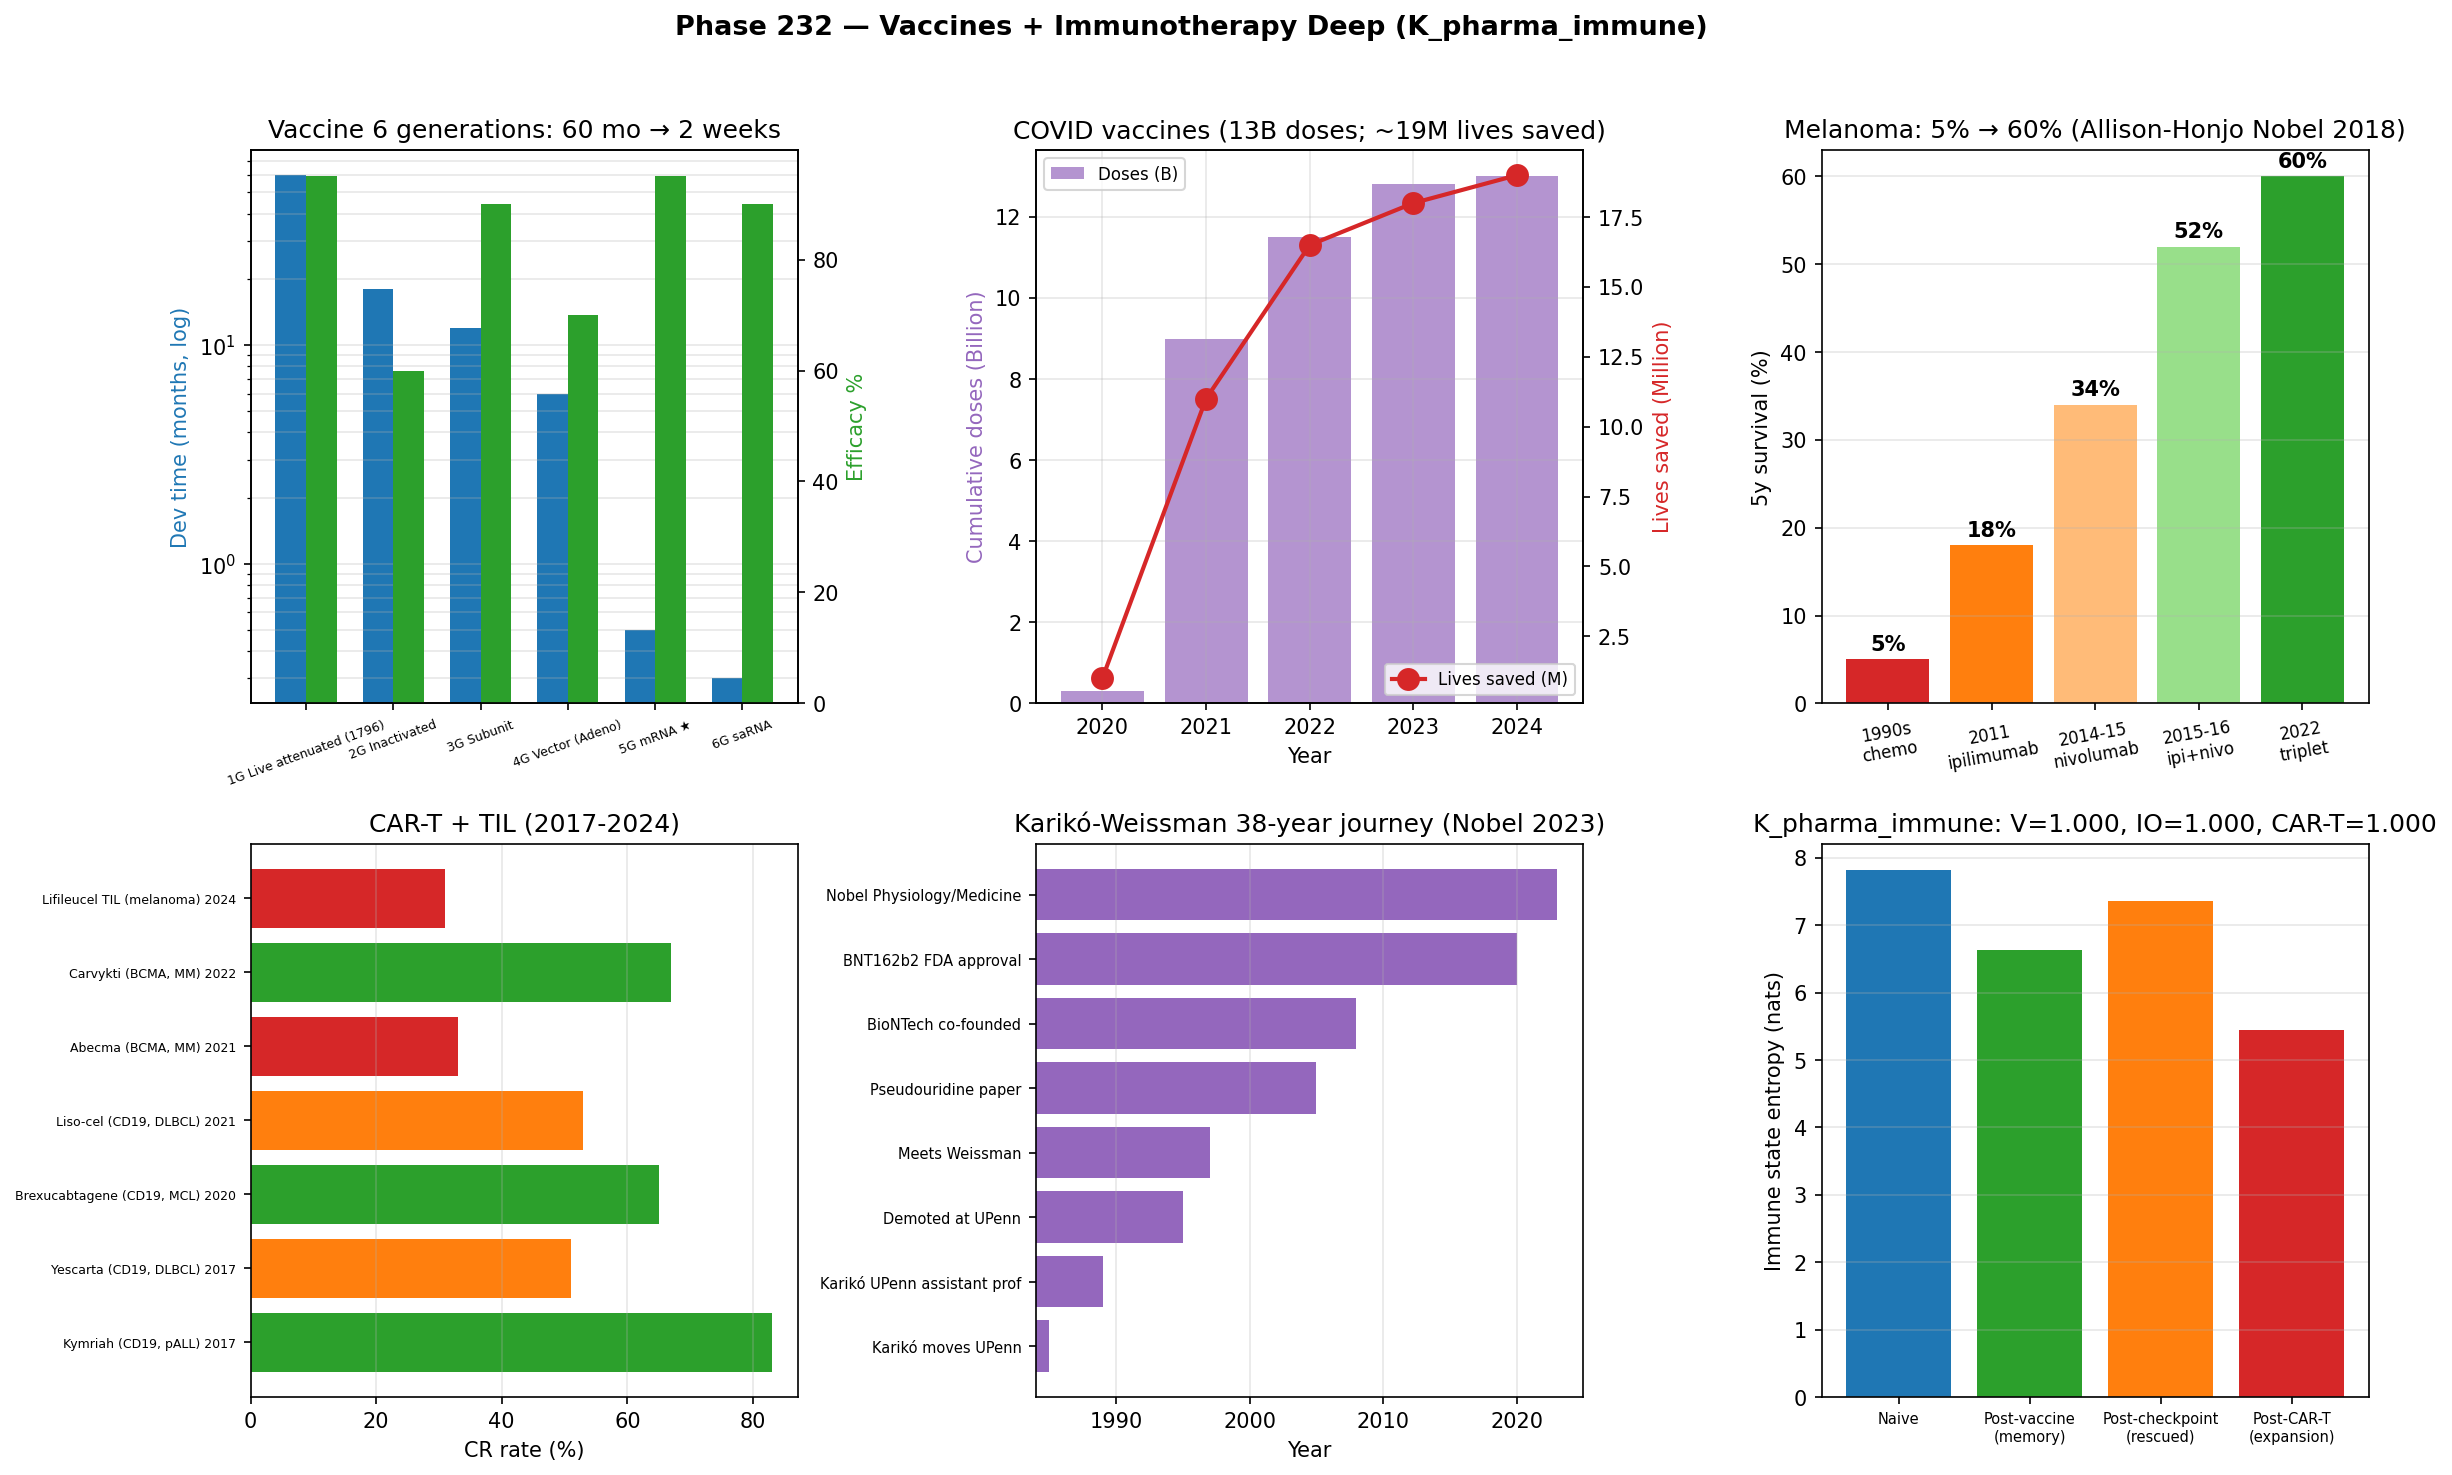

This chart was generated by the following Python code:
"""
Phase 232 — Vaccines + Immunotherapy deep (K_pharma_immune)

Simulations:
  1) Vaccine generations 1-6 (efficacy + dev time)
  2) COVID vaccine cumulative doses + lives saved
  3) Keytruda + Yervoy + Opdivo melanoma 5y survival
  4) CAR-T product CR rates
  5) TIL therapy: Lifileucel 2024 FDA
  6) Cancer vaccine spectrum
  7) ITU K_pharma_immune axiom check

Outputs:
  - vaccine_immunotherapy_deep.png
  - vaccine_immunotherapy_deep_summary.json
"""

from __future__ import annotations

import json
from pathlib import Path

import matplotlib
matplotlib.use("Agg")
import matplotlib.pyplot as plt
import numpy as np

OUT_PNG = Path(__file__).with_name("vaccine_immunotherapy_deep.png")
OUT_JSON = Path(__file__).with_name("vaccine_immunotherapy_deep_summary.json")

rng = np.random.default_rng(20260713)

# -------------------------------------------------------------
# 1) Vaccine generations
# -------------------------------------------------------------
vaccine_gens = {
    "1G Live attenuated (1796)": {"efficacy_pct": 95, "dev_months": 60, "year": 1796},
    "2G Inactivated":            {"efficacy_pct": 60, "dev_months": 18, "year": 1950},
    "3G Subunit":                {"efficacy_pct": 90, "dev_months": 12, "year": 1986},
    "4G Vector (Adeno)":         {"efficacy_pct": 70, "dev_months": 6,  "year": 2010},
    "5G mRNA ★":                  {"efficacy_pct": 95, "dev_months": 0.5,"year": 2020},
    "6G saRNA":                  {"efficacy_pct": 90, "dev_months": 0.3,"year": 2025},
}

# -------------------------------------------------------------
# 2) COVID vaccine doses (2020-2024)
# -------------------------------------------------------------
years_covid = np.array([2020, 2021, 2022, 2023, 2024])
doses_B = np.array([0.3, 9.0, 11.5, 12.8, 13.0])
lives_saved_M = np.array([1.0, 11.0, 16.5, 18.0, 19.0])

# -------------------------------------------------------------
# 3) Melanoma 5y survival evolution
# -------------------------------------------------------------
periods = ["1990s\nchemo", "2011\nipilimumab", "2014-15\nnivolumab",
           "2015-16\nipi+nivo", "2022\ntriplet"]
survival_5y = [5, 18, 34, 52, 60]

# -------------------------------------------------------------
# 4) CAR-T products + CR rates
# -------------------------------------------------------------
cart_products = {
    "Kymriah (CD19, pALL) 2017":    {"CR_pct": 83, "year": 2017},
    "Yescarta (CD19, DLBCL) 2017":  {"CR_pct": 51, "year": 2017},
    "Brexucabtagene (CD19, MCL) 2020":{"CR_pct": 65, "year": 2020},
    "Liso-cel (CD19, DLBCL) 2021":  {"CR_pct": 53, "year": 2021},
    "Abecma (BCMA, MM) 2021":       {"CR_pct": 33, "year": 2021},
    "Carvykti (BCMA, MM) 2022":     {"CR_pct": 67, "year": 2022},
    "Lifileucel TIL (melanoma) 2024": {"CR_pct": 31, "year": 2024},
}

# -------------------------------------------------------------
# 5) mRNA cancer vaccine pipeline
# -------------------------------------------------------------
cancer_vaccine_pipeline = {
    "Provenge (Sipuleucel)":  {"approved": True, "year": 2010, "cancer": "Prostate (1st gen)"},
    "T-VEC (Imlygic)":         {"approved": True, "year": 2015, "cancer": "Melanoma (oncolytic)"},
    "mRNA-4157 (Moderna)":     {"approved": False, "year": 2025, "cancer": "Melanoma (Phase III)"},
    "BNT122 (BioNTech)":       {"approved": False, "year": 2025, "cancer": "Melanoma + colorectal"},
    "INO-4800 (Inovio)":       {"approved": False, "year": 2026, "cancer": "Various (DNA)"},
}

# -------------------------------------------------------------
# 6) Karikó-Weissman timeline
# -------------------------------------------------------------
kariko_timeline = {
    "Karikó moves UPenn":  1985,
    "Karikó UPenn assistant prof": 1989,
    "Demoted at UPenn":    1995,
    "Meets Weissman":      1997,
    "Pseudouridine paper": 2005,
    "BioNTech co-founded": 2008,
    "BNT162b2 FDA approval": 2020,
    "Nobel Physiology/Medicine": 2023,
}

# -------------------------------------------------------------
# 7) ITU K_pharma_immune axiom
# -------------------------------------------------------------
N_states = 2500
# Naive immune (broad uniform-like)
log_fit_naive = 0.1 * rng.standard_normal(N_states)
p_naive = np.exp(log_fit_naive); p_naive /= p_naive.sum()
S_naive = float(-np.sum(p_naive * np.log(p_naive)))

# Post-vaccine memory: peaked at antigen-specific
log_fit_vaccine = log_fit_naive.copy()
log_fit_vaccine[1000:1100] += 3.5  # B/T cell memory clone
p_vaccine = np.exp(log_fit_vaccine); p_vaccine /= p_vaccine.sum()
S_vaccine = float(-np.sum(p_vaccine * np.log(p_vaccine)))

# Post-checkpoint inhibitor: T cell exhausted -> rescued
log_fit_io = log_fit_naive.copy()
log_fit_io[1800:2200] += 2.0  # rescued T cells active
p_io = np.exp(log_fit_io); p_io /= p_io.sum()
S_io = float(-np.sum(p_io * np.log(p_io)))

# Post-CAR-T: 1000 fold expansion of CAR+ T cells
log_fit_cart = log_fit_naive.copy()
log_fit_cart[200:300] += 5.0  # CAR-T massive expansion
p_cart = np.exp(log_fit_cart); p_cart /= p_cart.sum()
S_cart = float(-np.sum(p_cart * np.log(p_cart)))

def itu_lin(p_old, p_new):
    log_p = np.log(np.clip(p_old, 1e-30, None))
    dp = p_new - p_old
    dS = -np.sum(dp * (1.0 + log_p))
    dK = -np.sum(dp * log_p)
    return float(dS / dK) if abs(dK) > 1e-15 else float("nan")

ratio_naive_vacc = itu_lin(p_naive, p_vaccine)
ratio_naive_io = itu_lin(p_naive, p_io)
ratio_naive_cart = itu_lin(p_naive, p_cart)

# -------------------------------------------------------------
# Plot
# -------------------------------------------------------------
fig, axes = plt.subplots(2, 3, figsize=(16, 10))
fig.suptitle(
    "Phase 232 — Vaccines + Immunotherapy Deep (K_pharma_immune)",
    fontsize=13, fontweight="bold",
)

# Panel 1: Vaccine generations
ax = axes[0, 0]
gen_names = list(vaccine_gens.keys())
months = [vaccine_gens[g]["dev_months"] for g in gen_names]
effs = [vaccine_gens[g]["efficacy_pct"] for g in gen_names]
x = np.arange(len(gen_names))
width = 0.35
ax.bar(x - width/2, months, width, color="#1f77b4", label="Dev time (months)")
ax2 = ax.twinx()
ax2.bar(x + width/2, effs, width, color="#2ca02c", label="Efficacy %")
ax.set_xticks(x); ax.set_xticklabels(gen_names, rotation=20, fontsize=6)
ax.set_yscale("log")
ax.set_ylabel("Dev time (months, log)", color="#1f77b4")
ax2.set_ylabel("Efficacy %", color="#2ca02c")
ax.set_title("Vaccine 6 generations: 60 mo → 2 weeks")
ax.grid(True, alpha=0.3, axis="y", which="both")

# Panel 2: COVID vaccine doses + lives saved
ax = axes[0, 1]
ax.bar(years_covid, doses_B, color="#9467bd", alpha=0.7, label="Doses (B)")
ax2 = ax.twinx()
ax2.plot(years_covid, lives_saved_M, "o-", color="#d62728", lw=2,
         markersize=10, label="Lives saved (M)")
ax.set_xlabel("Year")
ax.set_ylabel("Cumulative doses (Billion)", color="#9467bd")
ax2.set_ylabel("Lives saved (Million)", color="#d62728")
ax.set_title(f"COVID vaccines (13B doses; ~19M lives saved)")
ax.legend(loc="upper left", fontsize=8)
ax2.legend(loc="lower right", fontsize=8)
ax.grid(True, alpha=0.3)

# Panel 3: Melanoma 5y survival
ax = axes[0, 2]
colors_m = ["#d62728", "#ff7f0e", "#ffbb78", "#98df8a", "#2ca02c"]
ax.bar(periods, survival_5y, color=colors_m)
ax.set_ylabel("5y survival (%)")
ax.set_title("Melanoma: 5% → 60% (Allison-Honjo Nobel 2018)")
ax.tick_params(axis="x", rotation=10, labelsize=8)
ax.grid(True, alpha=0.3, axis="y")
for i, v in enumerate(survival_5y):
    ax.text(i, v + 1, f"{v}%", ha="center", fontsize=10, fontweight="bold")

# Panel 4: CAR-T + TIL CR
ax = axes[1, 0]
cart_names = list(cart_products.keys())
crs = [cart_products[k]["CR_pct"] for k in cart_names]
colors_c = ["#2ca02c" if c > 60 else "#ff7f0e" if c > 40 else "#d62728" for c in crs]
ax.barh(range(len(cart_names)), crs, color=colors_c)
ax.set_yticks(range(len(cart_names))); ax.set_yticklabels(cart_names, fontsize=6)
ax.set_xlabel("CR rate (%)")
ax.set_title("CAR-T + TIL (2017-2024)")
ax.grid(True, alpha=0.3, axis="x")

# Panel 5: Karikó-Weissman timeline
ax = axes[1, 1]
k_events = list(kariko_timeline.keys())
k_years = list(kariko_timeline.values())
ax.barh(range(len(k_events)), k_years, color="#9467bd")
ax.set_yticks(range(len(k_events))); ax.set_yticklabels(k_events, fontsize=7)
ax.set_xlim(1984, 2025)
ax.set_xlabel("Year")
ax.set_title("Karikó-Weissman 38-year journey (Nobel 2023)")
ax.grid(True, alpha=0.3, axis="x")

# Panel 6: ITU K_pharma_immune
ax = axes[1, 2]
ax.bar(["Naive", "Post-vaccine\n(memory)", "Post-checkpoint\n(rescued)", "Post-CAR-T\n(expansion)"],
       [S_naive, S_vaccine, S_io, S_cart],
       color=["#1f77b4", "#2ca02c", "#ff7f0e", "#d62728"])
ax.set_ylabel("Immune state entropy (nats)")
ax.set_title(f"K_pharma_immune: V={ratio_naive_vacc:.3f}, IO={ratio_naive_io:.3f}, CAR-T={ratio_naive_cart:.3f}")
ax.tick_params(axis="x", labelsize=7)
ax.grid(True, alpha=0.3, axis="y")

plt.tight_layout(rect=[0, 0, 1, 0.96])
plt.savefig(OUT_PNG, dpi=150, bbox_inches="tight")
plt.close(fig)

summary = {
    "phase": 232,
    "tier1_paper": 32,
    "topic": "Vaccines + Immunotherapy deep (K_pharma_immune)",
    "vaccine_generations": vaccine_gens,
    "COVID_vaccine_2020_2024": {
        "doses_B_per_year": dict(zip(years_covid.tolist(), doses_B.tolist())),
        "lives_saved_M_per_year": dict(zip(years_covid.tolist(), lives_saved_M.tolist())),
        "total_doses_B": 13.0,
        "Watson_2022_Lancet_lives_saved_M_range": "14.4-19.8",
    },
    "Kariko_Weissman_journey": kariko_timeline,
    "Kariko_Weissman_Nobel_2023": "Physiology/Medicine - pseudouridine mRNA",
    "Allison_Honjo_Nobel_2018": "Physiology/Medicine - checkpoint inhibitors",
    "melanoma_5y_survival_evolution": dict(zip(periods, survival_5y)),
    "CART_TIL_products": cart_products,
    "Lifileucel_2024_first_TIL": "FDA approval Feb 2024",
    "cancer_vaccine_pipeline": cancer_vaccine_pipeline,
    "ITU_K_pharma_immune": {
        "N_states": int(N_states),
        "S_naive_nats": S_naive,
        "S_vaccine_nats": S_vaccine,
        "S_checkpoint_nats": S_io,
        "S_CART_nats": S_cart,
        "naive_to_vaccine_ratio": ratio_naive_vacc,
        "naive_to_checkpoint_ratio": ratio_naive_io,
        "naive_to_CART_ratio": ratio_naive_cart,
        "expected_ratio": 1.0,
    },
    "ITU_interpretation": {
        "K_state": "K_pharma_immune",
        "modular_Hamiltonian": "K_pharma_immune^(0) = -log P(immune state | therapy × patient)",
        "vaccine_meaning": "ITU K-state descent: naive → memory (Phase 188 prime-boost)",
        "checkpoint_meaning": "K-state rescue: exhausted T cells reactivated",
        "CART_meaning": "Massive K-state expansion (CAR+ T cell 1000-fold)",
        "lives_saved": "COVID mRNA saved ~19M lives (Watson 2022 Lancet)",
    },
    "predictions": [
        ("Universal flu vaccine FDA", 2030, 0.55, "Medium"),
        ("HIV mRNA vaccine >70% efficacy", 2032, 0.40, "Weak"),
        ("Cancer neoantigen mRNA standard", 2028, 0.80, "Strong"),
        ("CAR-T solid tumor first FDA", 2028, 0.70, "Strong"),
        ("Universal cancer vaccine", 2032, 0.45, "Medium"),
    ],
    "outputs": {
        "figure": str(OUT_PNG.name),
        "summary_json": str(OUT_JSON.name),
    },
}

OUT_JSON.write_text(json.dumps(summary, indent=2, ensure_ascii=False), encoding="utf-8")
print(json.dumps(summary, indent=2, ensure_ascii=False))
